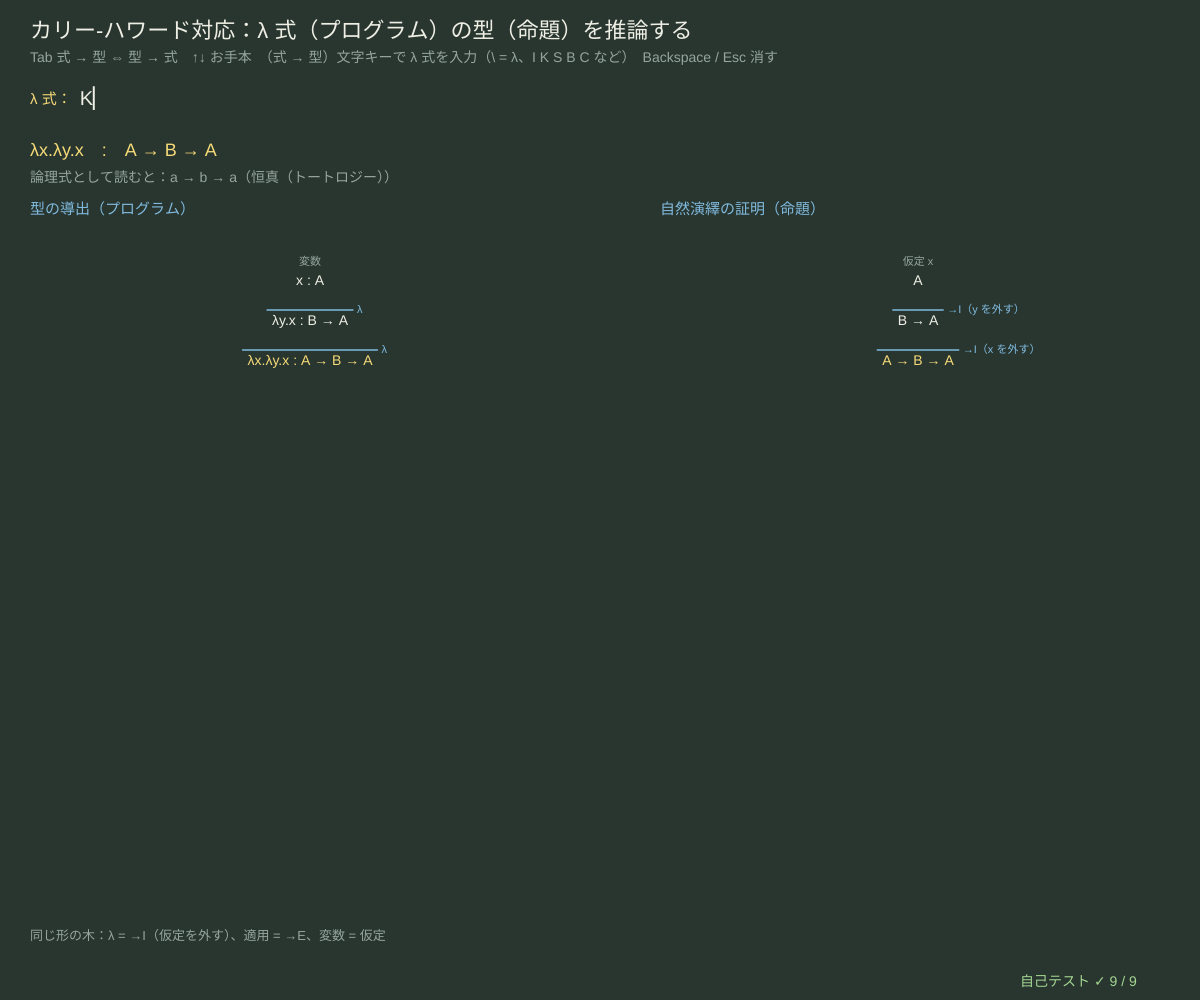
Frame 1 (no input)
Frame 60 (no input): identical to frame 1, image omitted
Frame 120 (the mouse pressed at the canvas centre since frame 60): identical to frame 1, image omitted

The p5.js sketch that drew this single still picture (run headless with seeded random() and noise() and a simulated clock; from frame 60 on, the mouse is pressed at the canvas centre):

// p5.js sketch
// ── sketch.js
// ============================================
// 09 カリー-ハワード対応 ─ 「型 = 命題」「プログラム（λ 式）= 証明」。λ 式の型を推論すると、その導出の木は自然演繹の証明と同じ形
// λx.M（関数を作る）= →導入（仮定 x を外す）、M N（関数を使う）= →除去、変数 = 仮定。λx.λy.x : A → B → A は p → (q → p) の証明。
// ただし対応するのは直観主義論理：パースの法則 ((A→B)→A)→A や ¬¬A → A は古典論理では恒真なのに、その型を持つ λ 式はない
// （型 → 式の探索が有限の場合を全部調べて「ない」と確かめる。古典論理には継続（call/cc）のような道具が要る）。¬A は A → ⊥ と書く
// Tab 式 → 型 ⇔ 型 → 式 / ↑↓ お手本 / 式 → 型 では文字キーで λ 式を入力（08 と同じ：\ = λ、大文字 = I K S B C など）/ Backspace / Esc
// ============================================

const TERM_PRESETS = ['K', 'I', 'S', 'B', 'C', '\\x.\\f.f x', '2', '\\f.\\g.\\x.g (f x)', '\\x.x x', 'Y'];   // ★ 式 → 型 のお手本
const TYPE_PRESETS = [                  // ★ 型 → 式 のお手本（大文字 1 字 = 型の変数、⊥ = 偽）
  'A → B → A', '(A → B → C) → (A → B) → A → C', '(A → B) → (B → C) → A → C', 'A → (A → ⊥) → ⊥', '(A → B) → (B → ⊥) → A → ⊥',
  '((A → B) → A) → A', '((A → ⊥) → ⊥) → A', 'A → B',
];
const SEARCH_MAX = 20000;               // ★ 探索の上限（呼び出しの回数）
let allTypes = [], chMode = 'term', src = '', tIdx = 0, yIdx = 0, err = '', cur = null, found = null;

function setup() {
  createCanvas(windowWidth, windowHeight);
  selfTest();
  loadTerm(0); loadType(0);
  allTypes = TYPE_PRESETS.map((t) => { let g = tyParse(t); return { s: t, m: searchTerm(g).m, taut: classifyFml(tyToFml(g)).kind === 'taut' }; });
}
function windowResized() { resizeCanvas(windowWidth, windowHeight); }
// ---- 型：{ t: 'tv', n } 型の変数 / { t: 'fn', a, b } a → b / { t: 'bot' } ⊥
function tyStr(ty, s) {
  ty = s ? tyWalk(ty, s) : ty;
  if (ty.t === 'tv') return ty.n;
  if (ty.t === 'bot') return '⊥';
  let a = s ? tyWalk(ty.a, s) : ty.a;
  return (a.t === 'fn' ? '(' + tyStr(a, s) + ')' : tyStr(a, s)) + ' → ' + tyStr(ty.b, s);
}
function tyParse(str) {                 // 'A → (B → C)' → 型（→ は右から）
  let toks = str.replace(/->/g, '→').match(/[A-Z]|⊥|→|\(|\)/g) || [], i = 0;
  const atom = () => { let t = toks[i++]; if (t === '(') { let r = arrow(); i++; return r; } return t === '⊥' ? { t: 'bot' } : { t: 'tv', n: t }; };
  const arrow = () => { let a = atom(); if (toks[i] === '→') { i++; return { t: 'fn', a, b: arrow() }; } return a; };
  return arrow();
}
function tyWalk(ty, s) { while (ty.t === 'tv' && s[ty.n]) ty = s[ty.n]; return ty; }
function tyOccurs(n, ty, s) { ty = tyWalk(ty, s); return ty.t === 'tv' ? ty.n === n : ty.t === 'fn' && (tyOccurs(n, ty.a, s) || tyOccurs(n, ty.b, s)); }
function tyUnify(a, b, s) {             // 型の単一化（出現検査つき）。失敗なら false
  a = tyWalk(a, s); b = tyWalk(b, s);
  if (a.t === 'tv' && b.t === 'tv' && a.n === b.n) return true;
  if (a.t === 'tv') { if (tyOccurs(a.n, b, s)) return false; s[a.n] = b; return true; }
  if (b.t === 'tv') return tyUnify(b, a, s);
  if (a.t !== b.t) return false;
  return a.t === 'bot' || (tyUnify(a.a, b.a, s) && tyUnify(a.b, b.b, s));
}
function tyResolve(ty, s) { ty = tyWalk(ty, s); return ty.t === 'fn' ? { t: 'fn', a: tyResolve(ty.a, s), b: tyResolve(ty.b, s) } : ty; }
function tyRename(ty) {                 // 型の変数を出てくる順に A, B, C, … に
  let m = {}, k = 0;
  const go = (u) => (u.t === 'tv' ? { t: 'tv', n: m[u.n] || (m[u.n] = 'ABCDEFGHIJ'[k++] || 'Z' + k) } : u.t === 'fn' ? { t: 'fn', a: go(u.a), b: go(u.b) } : u);
  return go(ty);
}
// ★ 型の推論（ヒンドリー-ミルナーの let なし版）：導出の木を作りながら、型の方程式を単一化で解く
function inferType(m) {
  let s = {}, fresh = 0, fail = '';
  const go = (m, ctx) => {
    if (fail) return null;
    if (m.t === 'v') {
      let h = ctx.slice().reverse().find((c) => c[0] === m.n);
      if (!h) { fail = '自由変数 ' + m.n + ' の型がわからない（仮定がない）'; return null; }
      return { rule: 'var', m, ty: h[1], kids: [] };
    }
    if (m.t === 'l') { let a = { t: 'tv', n: 't' + fresh++ }, body = go(m.b, ctx.concat([[m.v, a]])); return body && { rule: 'abs', m, ty: { t: 'fn', a, b: body.ty }, kids: [body], v: m.v, hyp: a }; }
    let f = go(m.f, ctx), x = go(m.x, ctx); if (!f || !x) return null;
    let r = { t: 'tv', n: 't' + fresh++ };
    if (!tyUnify(f.ty, { t: 'fn', a: x.ty, b: r }, s)) { fail = '型が合わない：' + lamStr(m.f) + ' を ' + lamStr(m.x) + ' に使えない（無限の型 または 形のちがい）'; return null; }
    return { rule: 'app', m, ty: r, kids: [f, x] };
  };
  let d = go(m, []);
  if (!d) return { error: fail };
  return { tree: d, ty: tyRename(tyResolve(d.ty, s)), s };
}
// ★ 型 → 式：直観主義の証明探索（目標が A → B なら仮定 A を足して B を、A がただの変数なら仮定から A を作る）
function searchTerm(goal) {
  let calls = 0, names = 0, hit = false;
  const target = (ty) => { let args = []; while (ty.t === 'fn') { args.push(ty.a); ty = ty.b; } return { args, head: ty }; };
  const go = (ctx, g, path) => {
    if (++calls > SEARCH_MAX) { hit = true; return null; }
    if (g.t === 'fn') { let x = 'xyzuvwpqrs'[names % 10] + (names >= 10 ? Math.floor(names / 10) : ''); names++; let b = go(ctx.concat([[x, g.a]]), g.b, path); return b && lamL(x, b); }
    let key = [...new Set(ctx.map((c) => tyStr(c[1])))].sort().join(';') + '⊢' + tyStr(g);
    if (path.has(key)) return null;     // 同じ問いに戻ってきた（ループ）
    path = new Set(path); path.add(key);
    for (let k = ctx.length - 1; k >= 0; k--) {
      let { args, head } = target(ctx[k][1]);
      if (tyStr(head) !== tyStr(g)) continue;
      let term = lamV(ctx[k][0]), ok = true;
      for (let a of args) { let sub = go(ctx, a, path); if (!sub) { ok = false; break; } term = lamA(term, sub); }
      if (ok) return term;
    }
    return null;
  };
  let m = go([], goal, new Set());
  return { m, calls, hitBound: hit };
}
function tyToFml(ty) { return ty.t === 'tv' ? fVar(ty.n.toLowerCase()) : ty.t === 'bot' ? F_BOT : fBin('imp', tyToFml(ty.a), tyToFml(ty.b)); }
function tyMatches(general, goal) {     // general の型の変数に何かを入れると goal になるか
  let b = {};
  const go = (g, t) => { if (g.t === 'tv') { if (b[g.n]) return tyStr(b[g.n]) === tyStr(t); b[g.n] = t; return true; } if (g.t !== t.t) return false; return g.t === 'bot' || (go(g.a, t.a) && go(g.b, t.b)); };
  return go(general, goal);
}
function loadTerm(i) { tIdx = (i + TERM_PRESETS.length) % TERM_PRESETS.length; src = TERM_PRESETS[tIdx]; rebuild(); }
function loadType(i) { yIdx = (i + TYPE_PRESETS.length) % TYPE_PRESETS.length; let g = tyParse(TYPE_PRESETS[yIdx]); found = Object.assign(searchTerm(g), { goal: g, taut: classifyFml(tyToFml(g)).kind === 'taut' }); }
function rebuild() {
  let r = lamParse(src);
  if (r.error) { err = r.error + '（' + (r.at + 1) + ' 文字目あたり）'; return; }
  err = ''; cur = Object.assign(inferType(r.m), { m: r.m });
}

// ---- 証明の木（下が結論、上が前提）を描く
const TREE_GAP = 64;                    // 並んだ前提のあいだ（規則の名前が入る）
function treeWidth(d, lab) { textSize(14); d.w = Math.max(textWidth(lab(d)) + 20, d.kids.reduce((s, k) => s + treeWidth(k, lab) + TREE_GAP, -TREE_GAP)); return d.w; }
function drawProofTree(d, x, y, lab, side, s) {   // x = 左はし、y = 結論の線の下
  let cs = lab(d), kw = d.kids.reduce((t, k) => t + k.w + TREE_GAP, -TREE_GAP), kx = x + (d.w - Math.max(0, kw)) / 2;
  noStroke(); fill(...(d === cur?.tree ? YEL : INK)); textSize(14); textAlign(CENTER, TOP); text(cs, x + d.w / 2, y + 4);
  if (d.rule === 'var') { fill(...DIMC); textSize(11); text(side === 'logic' ? '仮定 ' + d.m.n : '変数', x + d.w / 2, y - 14); return; }
  let lw = Math.max(textWidth(cs), kw - (d.kids.length ? d.kids[0].w / 2 + d.kids[d.kids.length - 1].w / 2 : 0) + 40) + 10;
  stroke(...SKY); strokeWeight(1.3); line(x + d.w / 2 - lw / 2, y, x + d.w / 2 + lw / 2, y);
  noStroke(); fill(...SKY); textSize(11); textAlign(LEFT, CENTER);
  text(d.rule === 'abs' ? (side === 'logic' ? '→I（' + d.v + ' を外す）' : 'λ') : side === 'logic' ? '→E' : '適用', x + d.w / 2 + lw / 2 + 4, y);
  d.kids.forEach((k) => { drawProofTree(k, kx, y - 40, lab, side, s); kx += k.w + TREE_GAP; });
}
function treeDepth(d) { return 1 + Math.max(0, ...d.kids.map(treeDepth)); }

function draw() {
  background(...BG);
  hudTitle('カリー-ハワード対応：' + (chMode === 'term' ? 'λ 式（プログラム）の型（命題）を推論する' : '型（命題）から λ 式（証明）を探す'), 'Tab 式 → 型 ⇔ 型 → 式　↑↓ お手本　（式 → 型）文字キーで λ 式を入力（\\ = λ、I K S B C など）　Backspace / Esc 消す');
  if (chMode === 'term') {
    drawInputLine(30, 104, 'λ 式：', src, err);
    if (!cur) return;
    noStroke(); textAlign(LEFT, BASELINE); textSize(18);
    if (cur.error) { fill(...PINK); text('型がつかない：' + cur.error, 30, 156); fill(...DIMC); textSize(14); text('型のつかない式 = 証明にならない式。λx.x x は「x : A かつ x : A → B」となり A = A → B（無限の型）が必要', 30, 184); }
    else {
      let s = cur.s, nm = {}, k = 0;
      const ren = (ty) => { let u = tyResolve(ty, s); const go = (v) => (v.t === 'tv' ? { t: 'tv', n: nm[v.n] || (nm[v.n] = 'ABCDEFGHIJ'[k++] || 'Z') } : v.t === 'fn' ? { t: 'fn', a: go(v.a), b: go(v.b) } : v); return go(u); };
      ren(cur.tree.ty);
      fill(...YEL); text(lamStr(cur.m) + '　:　' + tyStr(cur.ty), 30, 156);
      fill(...DIMC); textSize(14); text('論理式として読むと：' + fmlStr(tyToFml(cur.ty)) + '（' + KIND_JA[classifyFml(tyToFml(cur.ty)).kind] + '）', 30, 182);
      let dep = treeDepth(cur.tree), baseY = Math.min(height - 120, 230 + dep * 40);
      const labT = (d) => { let t = lamStr(d.m); return (t.length > 26 ? t.slice(0, 25) + '…' : t) + ' : ' + tyStr(ren(d.ty)); };
      const labL = (d) => tyStr(ren(d.ty));
      let wT = treeWidth(cur.tree, labT); drawProofTree(cur.tree, 30 + Math.max(0, (width * 0.5 - 40 - wT) / 2), baseY, labT, 'type', s);
      let wL = treeWidth(cur.tree, labL); drawProofTree(cur.tree, width * 0.55 + Math.max(0, (width * 0.43 - wL) / 2), baseY, labL, 'logic', s);
      noStroke(); fill(...SKY); textSize(15); textAlign(LEFT, BASELINE);
      text('型の導出（プログラム）', 30, 214); text('自然演繹の証明（命題）', width * 0.55, 214);
      fill(...DIMC); textSize(13); text('同じ形の木：λ = →I（仮定を外す）、適用 = →E、変数 = 仮定', 30, height - 60);
    }
  } else {
    let g = found.goal;
    noStroke(); textAlign(LEFT, BASELINE); fill(...YEL); textSize(20); text('型（命題）：' + tyStr(g) + '　（' + (yIdx + 1) + ' / ' + TYPE_PRESETS.length + '）', 30, 110);
    fill(...DIMC); textSize(15); text('論理式として：' + fmlStr(tyToFml(g)) + '　　古典論理（真理値表）では ' + (found.taut ? '恒真' : '恒真ではない'), 30, 140);
    textSize(20);
    if (found.m) { let it = inferType(found.m); fill(...GRN); text('見つけた λ 式（証明）：' + lamStr(found.m), 30, 190); fill(...DIMC); textSize(15); text('その式の型を推論すると ' + (it.ty ? tyStr(it.ty) : '?') + '（目標はその特別な場合）', 30, 220); }
    else if (found.hitBound) { fill(...YEL); text('探索の上限 ' + SEARCH_MAX + ' 回に当たった：わからない', 30, 190); }
    else { fill(...PINK); text('この型を持つ λ 式はない（' + found.calls + ' 回の探索で、可能性を全部調べた）', 30, 190); fill(...DIMC); textSize(15); text(found.taut ? '古典論理では恒真なのに、直観主義論理（= 型のある λ 計算）では証明できない。古典論理には継続（call/cc）などの道具が要る' : '古典論理でも恒真ではないので、証明がないのは当然', 30, 220); }
    fill(...DIMC); textSize(13); textAlign(LEFT, TOP); textLeading(19);
    allTypes.forEach((o, k) => { fill(...(k === yIdx ? YEL : INK)); textSize(14); text(o.s, 60, 360 + k * 26); fill(...(o.m ? GRN : PINK)); text(o.m ? 'λ 式あり：' + lamStr(o.m) : 'λ 式なし', 420, 360 + k * 26); fill(...DIMC); text(o.taut ? '古典では恒真' : '古典でも恒真ではない', 800, 360 + k * 26); });
    fill(...DIMC); textSize(13);
    text('探し方：目標が A → B なら「x : A を仮定して B を探す」（λx. …）。目標が型の変数なら、仮定の中から「… → 目標」の形の関数を選んで、引数を探す。\n同じ仮定の集まりで同じ目標に戻ってきたらやめる（ループ）。仮定は目標の部分式だけなので、調べることは有限で、必ず終わる。', 30, 260, width - 60, 80);
  }
  drawSelfTest(width - 180, height - 14);
}
function keyPressed() {
  if (key === 'Tab') { chMode = chMode === 'term' ? 'type' : 'term'; return false; }
  if (key === UP_ARROW) { if (chMode === 'term') loadTerm(tIdx - 1); else loadType(yIdx - 1); return false; }
  if (key === DOWN_ARROW) { if (chMode === 'term') loadTerm(tIdx + 1); else loadType(yIdx + 1); return false; }
  if (chMode !== 'term') return false;
  if (key === 'Backspace') src = src.slice(0, -1);
  else if (key === 'Escape' || key === 'Delete') src = '';
  else src = typeInto(src, key, LAM_KEYS, 120);
  rebuild();
  return false;
}

// ---- 自己テスト
function selfTest() {
  selfTestResults = [];
  const ty = (s) => { let o = inferType(lamParse(s).m); return o.error ? 'ERR' : tyStr(o.ty); };
  check('I : A → A、K : A → B → A', ty('I') === 'A → A' && ty('K') === 'A → B → A');
  check('S : (A → B → C) → (A → B) → A → C', ty('S') === '(A → B → C) → (A → B) → A → C');
  check('合成 B : (A → B) → (C → A) → C → B、C : (A → B → C) → B → A → C', ty('B') === '(A → B) → (C → A) → C → B' && ty('C') === '(A → B → C) → B → A → C');
  check('チャーチ数 2 : (A → A) → A → A', ty('2') === '(A → A) → A → A');
  check('λx.x x、Y、Ω には型がつかない（出現検査で失敗）', ty('\\x.x x') === 'ERR' && ty('Y') === 'ERR' && ty('OMEGA') === 'ERR');
  let okTree = true;
  for (let s of ['I', 'K', 'S', 'B', 'C', '\\x.\\f.f x', '2', 'SUCC']) {
    let o = inferType(lamParse(s).m);
    const chk = (d) => { let t = tyResolve(d.ty, o.s); if (d.rule === 'abs' && !(t.t === 'fn' && tyStr(tyResolve(d.kids[0].ty, o.s)) === tyStr(t.b))) okTree = false;
      if (d.rule === 'app') { let f = tyResolve(d.kids[0].ty, o.s); if (!(f.t === 'fn' && tyStr(f.a) === tyStr(tyResolve(d.kids[1].ty, o.s)) && tyStr(f.b) === tyStr(t))) okTree = false; } d.kids.forEach(chk); };
    chk(o.tree);
  }
  check('導出の木の全部の段が規則（λ = →I、適用 = →E）の形になっている（8 つの式）', okTree);
  let okFind = ['A → B → A', '(A → B → C) → (A → B) → A → C', '(A → B) → (B → C) → A → C', 'A → (A → ⊥) → ⊥'].every((s) => {
    let g = tyParse(s), r = searchTerm(g); if (!r.m) return false; let it = inferType(r.m); return it.ty && tyMatches(it.ty, g); });
  check('K・S の型、三段論法、A → ¬¬A には λ 式が見つかり、その式の型は目標に合う', okFind);
  let pe = searchTerm(tyParse('((A → B) → A) → A')), dn = searchTerm(tyParse('((A → ⊥) → ⊥) → A'));
  check('パースの法則と ¬¬A → A：全部調べても λ 式はない（上限には当たらない）が、真理値表では恒真', !pe.m && !pe.hitBound && !dn.m && !dn.hitBound && classifyFml(tyToFml(tyParse('((A → B) → A) → A'))).kind === 'taut' && classifyFml(tyToFml(tyParse('((A → ⊥) → ⊥) → A'))).kind === 'taut');
  seedRng(14); let nFound = 0, sound = true;
  const rt = (d) => (d <= 0 || rnd() < 0.3 ? (rnd() < 0.15 ? { t: 'bot' } : { t: 'tv', n: rndPick(['A', 'B', 'C']) }) : { t: 'fn', a: rt(d - 1), b: rt(d - 1) });
  for (let k = 0; k < 150; k++) {
    let g = rt(3), r = searchTerm(g);
    if (r.hitBound) { sound = false; continue; }
    if (r.m) { nFound++; let it = inferType(r.m); if (!it.ty || !tyMatches(it.ty, g) || classifyFml(tyToFml(g)).kind !== 'taut') sound = false; }
  }
  check('でたらめな型 150 個：見つけた λ 式（' + nFound + ' 個）は型が合い、その命題は古典論理でも恒真（健全）', sound && nFound > 10);
  reportSelfTest();
}

// ---------- やってみよう ----------
// 1. K = λx.λy.x の 2 つの木を見くらべよう。「y を使わない」= 仮定 B を使わずに外す（→I）
// 2. λf.λg.λx.g (f x) の型は？ 論理式として読むと「三段論法」(p→q)→(q→r)→(p→r)
// 3. 型 → 式（Tab）で A → B を選ぶと「ない」。古典論理でも恒真ではないので当然。パースの法則とのちがいは？
// 4. ¬¬A → A は証明できないが、A → ¬¬A はできる（λx.λf.f x）。02 の自然演繹の課題 2 で背理法が要った理由
// 5. TYPE_PRESETS に足そう：(A → A → B) → A → B、((A → B) → C) → (A → C) など。λ 式は見つかる？

// ==================================================
// ここから下は「論理の道具」（中身は読まなくても OK。消さないでね）
// ==================================================
// ---- 色と小さな道具（黒板とチョーク）
const BG = [40, 54, 47];                // 背景（黒板の灰緑）
const INK = [238, 238, 228];            // 文字（白いチョーク）
const YEL = [246, 218, 120], SKY = [128, 186, 222], PINK = [238, 146, 150], GRN = [164, 214, 146], LILAC = [196, 170, 230];
const DIMC = [150, 166, 156], PANEL = [50, 66, 58], LINEC = [92, 112, 102];
function clampv(v, a, b) { return v < a ? a : v > b ? b : v !== v ? a : v; }     // NaN なら a に戻す
function fmtN(v, d) { if (typeof v !== 'number' || v !== v) return '?'; return v.toFixed(d === undefined ? 2 : d); }
function hudTitle(t, sub) {              // 左上のタイトルと操作の説明（日本語は 1 文字ずつ折り返す）
  textWrap(CHAR); noStroke(); fill(...INK); textSize(22); textAlign(LEFT, BASELINE); text(t, 30, 38);
  fill(...DIMC); textSize(14); textLeading(19); text(sub, 30, 62);
}
function typeInto(s, ch, allowed, maxLen) {   // 文字の入力：allowed に入っている 1 文字だけ足す（長さの上限つき）
  if (typeof ch !== 'string' || ch.length !== 1 || allowed.indexOf(ch) < 0) return s;
  return s.length < (maxLen || 40) ? s + ch : s;
}
function chalkPanel(x, y, w, h) { noStroke(); fill(...PANEL); rect(x, y, w, h, 8); }
function drawInputLine(x, y, label, s, err, active) {   // 入力欄：文字列と、まちがいの説明
  noStroke(); fill(...(active === false ? DIMC : YEL)); textSize(15); textAlign(LEFT, BASELINE); text(label, x, y);
  let lx = x + textWidth(label) + 8;
  fill(...INK); textSize(20); text(s + (active !== false && frameCount % 60 < 30 ? '▏' : ''), lx, y + 1);
  if (err) { fill(...PINK); textSize(14); text('✗ ' + err, lx, y + 22); }
}
// ---- 種つきの乱数（同じ種なら毎回同じ列 → 実験をくり返せる）
let rngState = 1;
function seedRng(s) { rngState = (s >>> 0) || 1; }
function rnd() {                       // 0〜1 の一様乱数（mulberry32）
  rngState = (rngState + 0x6d2b79f5) >>> 0;
  let t = rngState;
  t = Math.imul(t ^ (t >>> 15), t | 1);
  t ^= t + Math.imul(t ^ (t >>> 7), t | 61);
  return ((t ^ (t >>> 14)) >>> 0) / 4294967296;
}
function rndInt(a, b) { return a + Math.floor(rnd() * (b - a + 1)); }
function rndPick(arr) { return arr[Math.floor(rnd() * arr.length)]; }
// ---- 論理式の道具：字句 → 構文木（再帰下降）→ 文字列・真理値
// 構文木 = { op: 'var', name } / { op: 'top' } ⊤ / { op: 'bot' } ⊥ / { op: 'not', a } / { op: 'and' | 'or' | 'imp' | 'iff', a, b }
//          （様相論理だけ { op: 'box', a } □ と { op: 'dia', a } ◇）
// 強さの順：¬ □ ◇ ＞ ∧ ＞ ∨ ＞ →（右から結合：p→q→r = p→(q→r)）＞ ↔
// ASCII でも書ける：~ ! = ¬、& ^ = ∧、| = ∨、-> > = →、<-> = = ↔、1 = ⊤、0 = ⊥、[] = □、<> = ◇
const FML_KEYS = 'abcdefghijklmnopqrstuvwxyz0123456789~!&|^-<>=()[] ';   // 入力できる文字
const FML_MAX_VARS = 6;                // ★ 変数の数の上限（真理値表は 2⁶ = 64 行まで）
const OP_SYM = { not: '¬', and: '∧', or: '∨', imp: '→', iff: '↔', box: '□', dia: '◇' };
function fVar(n) { return { op: 'var', name: n }; }
function fNot(a) { return { op: 'not', a }; }
function fBin(op, a, b) { return { op, a, b }; }
const F_TOP = { op: 'top' }, F_BOT = { op: 'bot' };
function lexFormula(src, modal) {      // 返り値 {toks} または {error, at}
  let toks = [], i = 0;
  const one = { '¬': 'not', '~': 'not', '!': 'not', '∧': 'and', '&': 'and', '^': 'and', '∨': 'or', '|': 'or', '→': 'imp', '>': 'imp', '↔': 'iff', '=': 'iff',
    '(': '(', ')': ')', '⊤': 'top', '1': 'top', '⊥': 'bot', '0': 'bot', '□': 'box', '◇': 'dia' };
  while (i < src.length) {
    let c = src[i];
    if (c === ' ') { i++; continue; }
    if (src.startsWith('<->', i)) { toks.push({ k: 'iff', at: i }); i += 3; continue; }
    if (src.startsWith('->', i)) { toks.push({ k: 'imp', at: i }); i += 2; continue; }
    if (src.startsWith('[]', i) || src.startsWith('<>', i)) {
      if (!modal) return { error: '[] <>（□ ◇）は様相論理（12）だけで使える', at: i };
      toks.push({ k: src[i] === '[' ? 'box' : 'dia', at: i }); i += 2; continue;
    }
    if (c >= 'a' && c <= 'z') {
      let j = i + 1; while (j < src.length && ((src[j] >= '0' && src[j] <= '9') || src[j] === "'")) j++;
      toks.push({ k: 'var', name: src.slice(i, j), at: i }); i = j; continue;
    }
    if (one[c]) {
      if ((one[c] === 'box' || one[c] === 'dia') && !modal) return { error: '□ ◇ は様相論理（12）だけで使える', at: i };
      toks.push({ k: one[c], at: i }); i++; continue;
    }
    if (c === '-' || c === '<' || c === '[' || c === ']') return { error: '「' + c + '」だけでは記号にならない（-> <-> [] <> と書く）', at: i };
    return { error: '使えない文字「' + c + '」', at: i };
  }
  return { toks };
}
function parseFormula(src, modal) {     // 返り値 {f} または {error, at}（例外は投げない）
  if (typeof src !== 'string') return { error: '文字列ではない', at: 0 };
  if (src.length > 160) return { error: '長すぎる（160 文字まで）', at: 160 };
  let lx = lexFormula(src, modal);
  if (lx.error) return lx;
  let toks = lx.toks, pos = 0, depth = 0;
  if (!toks.length) return { error: '式が空', at: 0 };
  const peek = () => toks[pos], at = () => (toks[pos] ? toks[pos].at : src.length);
  const fail = (m) => { throw { msg: m, at: at() }; };
  const bin = (sub, op, right) => {    // 2 項演算の 1 段：左結合（right なら右結合）
    let a = sub();
    if (right) { if (peek() && peek().k === op) { pos++; return fBin(op, a, bin(sub, op, true)); } return a; }
    while (peek() && peek().k === op) { pos++; a = fBin(op, a, sub()); }
    return a;
  };
  const pIff = () => bin(pImp, 'iff', false);
  const pImp = () => bin(pOr, 'imp', true);
  const pOr = () => bin(pAnd, 'or', false);
  const pAnd = () => bin(pUn, 'and', false);
  const pUn = () => {
    if (++depth > 80) fail('入れ子が深すぎる');
    let t = peek(), r;
    if (!t) fail('式が途中で終わっている');
    if (t.k === 'not' || t.k === 'box' || t.k === 'dia') { pos++; r = { op: t.k, a: pUn() }; }
    else if (t.k === 'var') { pos++; r = fVar(t.name); }
    else if (t.k === 'top') { pos++; r = F_TOP; }
    else if (t.k === 'bot') { pos++; r = F_BOT; }
    else if (t.k === '(') { pos++; r = pIff(); if (!peek() || peek().k !== ')') fail('「)」が足りない'); pos++; }
    else if (t.k === ')') fail('「)」の前に式がない');
    else fail('「' + OP_SYM[t.k] + '」の前に式がない');
    depth--; return r;
  };
  try {
    let f = pIff();
    if (pos < toks.length) {
      let t = toks[pos];
      return { error: t.k === ')' ? '余分な「)」' : t.k === 'var' || t.k === '(' || t.k === 'top' || t.k === 'bot' || t.k === 'not' ? 'ここに演算子（∧ ∨ → など）が要る' : '「' + (OP_SYM[t.k] || t.k) + '」がおかしな所にある', at: t.at };
    }
    let nv = fmlVars(f).length;
    if (nv > FML_MAX_VARS) return { error: '変数が ' + nv + ' 個（' + FML_MAX_VARS + ' 個まで）', at: 0 };
    return { f };
  } catch (e) { return { error: e && e.msg ? e.msg : '読めない式', at: e && e.at !== undefined ? e.at : 0 }; }
}
const FML_PREC = { iff: 1, imp: 2, or: 3, and: 4 };
function fmlStr(f) {                    // 構文木 → 文字列（かっこは必要な所と、ちがう演算子が混ざる所に）
  if (!f) return '?';
  switch (f.op) {
    case 'var': return f.name;
    case 'top': return '⊤';
    case 'bot': return '⊥';
    case 'not': case 'box': case 'dia': return OP_SYM[f.op] + (FML_PREC[f.a.op] ? '(' + fmlStr(f.a) + ')' : fmlStr(f.a));
  }
  let side = (c, isLeft) => {
    if (!FML_PREC[c.op]) return fmlStr(c);
    let assocOk = c.op === f.op && (f.op === 'imp' ? !isLeft : isLeft);
    return assocOk ? fmlStr(c) : '(' + fmlStr(c) + ')';
  };
  return side(f.a, true) + ' ' + OP_SYM[f.op] + ' ' + side(f.b, false);
}
function fmlVars(f, out) {              // 出てくる変数（名前の順）
  let top = !out; out = out || new Set();
  if (f.op === 'var') out.add(f.name);
  if (f.a) fmlVars(f.a, out);
  if (f.b) fmlVars(f.b, out);
  return top ? [...out].sort() : out;
}
function evalFml(f, env) {              // 真理値（env = { p: true, q: false, ... }）
  switch (f.op) {
    case 'var': return !!env[f.name];
    case 'top': return true;
    case 'bot': return false;
    case 'not': return !evalFml(f.a, env);
    case 'and': return evalFml(f.a, env) && evalFml(f.b, env);
    case 'or': return evalFml(f.a, env) || evalFml(f.b, env);
    case 'imp': return !evalFml(f.a, env) || evalFml(f.b, env);
    case 'iff': return evalFml(f.a, env) === evalFml(f.b, env);
  }
  return false;                         // □ ◇ は真理値表では評価しない（12 を見よ）
}
function envOf(vars, k) { let e = {}; vars.forEach((v, i) => (e[v] = !!((k >> (vars.length - 1 - i)) & 1))); return e; }   // k 番目の割り当て（上の桁が最初の変数）
function truthRows(f, vars) { vars = vars || fmlVars(f); let rows = []; for (let k = 0; k < 1 << vars.length; k++) { let env = envOf(vars, k); rows.push({ env, v: evalFml(f, env) }); } return rows; }
function classifyFml(f) {               // 'taut' 恒真 / 'sat' 充足可能（恒真ではない）/ 'contra' 矛盾
  let rows = truthRows(f), n = rows.filter((r) => r.v).length;
  return { kind: n === rows.length ? 'taut' : n === 0 ? 'contra' : 'sat', nTrue: n, nRows: rows.length };
}
const KIND_JA = { taut: '恒真（トートロジー）', sat: '充足可能（恒真ではない）', contra: '矛盾（充足不能）' };
function fmlEq(a, b) { if (!a || !b || a.op !== b.op) return false; if (a.op === 'var') return a.name === b.name; if (a.a && !fmlEq(a.a, b.a)) return false; if (a.b && !fmlEq(a.b, b.b)) return false; return true; }
function fmlSize(f) { return 1 + (f.a ? fmlSize(f.a) : 0) + (f.b ? fmlSize(f.b) : 0); }
function sameTable(f, g) {              // 全部の割り当てで同じ値か（同値）
  let vars = [...new Set(fmlVars(f).concat(fmlVars(g)))].sort();
  for (let k = 0; k < 1 << vars.length; k++) { let e = envOf(vars, k); if (evalFml(f, e) !== evalFml(g, e)) return false; }
  return true;
}
function randomFml(d, vars, consts) {   // でたらめな式（自己テスト用、種つき乱数）
  let r = rnd();
  if (d <= 0 || r < 0.22) return consts && rnd() < 0.12 ? (rnd() < 0.5 ? F_TOP : F_BOT) : fVar(rndPick(vars));
  if (r < 0.38) return fNot(randomFml(d - 1, vars, consts));
  return fBin(rndPick(['and', 'or', 'imp', 'iff', 'and', 'or']), randomFml(d - 1, vars, consts), randomFml(d - 1, vars, consts));
}
function fmlTreeKids(f) { return f.a ? (f.b ? [f.a, f.b] : [f.a]) : []; }
function fmlTreeLabel(f) { return f.op === 'var' ? f.name : f.op === 'top' ? '⊤' : f.op === 'bot' ? '⊥' : OP_SYM[f.op]; }
// ---- ラムダ計算の道具：λ 式 = { t: 'v', n } 変数 / { t: 'l', v, b } λv.b / { t: 'a', f, x } 適用 f x
// 書き方：\x.x や λx.x（λx y.M = λx.λy.M）、適用は並べるだけ（左から：f x y = (f x) y）、
// 数字 n = チャーチ数 λf.λx.f(…(f x))、大文字の名前 = 下の LAM_DEFS
const LAM_KEYS = 'abcdefghijklmnopqrstuvwxyzABCDEFGHIJKLMNOPQRSTUVWXYZ0123456789\\.() \'';
const LAM_MAX_NUM = 12, LAM_MAX_SIZE = 2500;   // ★ チャーチ数の上限、式の大きさ（記号の数）の上限
const LAM_DEFS = {                      // ★ 名前つきの式（大文字）。自分で足してもよい
  I: '\\x.x', K: '\\x y.x', S: '\\x y z.x z (y z)', B: '\\f g x.f (g x)', C: '\\f x y.f y x',
  TRUE: '\\t f.t', FALSE: '\\t f.f', IF: '\\b t e.b t e', NOT: '\\b.b FALSE TRUE', AND: '\\a b.a b FALSE', OR: '\\a b.a TRUE b',
  SUCC: '\\n f x.f (n f x)', PLUS: '\\m n f x.m f (n f x)', TIMES: '\\m n f.m (n f)', POW: '\\b e.e b',
  PRED: '\\n f x.n (\\g h.h (g f)) (\\u.x) (\\u.u)', ISZERO: '\\n.n (\\x.FALSE) TRUE',
  OMEGA: '(\\x.x x) (\\x.x x)', Y: '\\f.(\\x.f (x x)) (\\x.f (x x))',
};
function lamV(n) { return { t: 'v', n }; }
function lamL(v, b) { return { t: 'l', v, b }; }
function lamA(f, x) { return { t: 'a', f, x }; }
function churchNum(n) { let b = lamV('x'); for (let i = 0; i < n; i++) b = lamA(lamV('f'), b); return lamL('f', lamL('x', b)); }
function lamSize(m) { return m.t === 'v' ? 1 : m.t === 'l' ? 1 + lamSize(m.b) : 1 + lamSize(m.f) + lamSize(m.x); }
function lamParse(src, guard) {         // 返り値 {m} または {error, at}（例外は投げない）
  if (typeof src !== 'string') return { error: '文字列ではない', at: 0 };
  if (src.length > 200) return { error: '長すぎる（200 文字まで）', at: 200 };
  let toks = [], i = 0;
  while (i < src.length) {
    let c = src[i];
    if (c === ' ') { i++; continue; }
    if (c === '\\' || c === 'λ') { toks.push({ k: 'lam', at: i }); i++; continue; }
    if (c === '.' || c === '(' || c === ')') { toks.push({ k: c, at: i }); i++; continue; }
    if (c >= 'a' && c <= 'z') { let j = i + 1; while (j < src.length && ((src[j] >= '0' && src[j] <= '9') || src[j] === "'")) j++; toks.push({ k: 'var', n: src.slice(i, j), at: i }); i = j; continue; }
    if (c >= 'A' && c <= 'Z') { let j = i + 1; while (j < src.length && src[j] >= 'A' && src[j] <= 'Z') j++; toks.push({ k: 'def', n: src.slice(i, j), at: i }); i = j; continue; }
    if (c >= '0' && c <= '9') { let j = i + 1; while (j < src.length && src[j] >= '0' && src[j] <= '9') j++; toks.push({ k: 'num', n: src.slice(i, j), at: i }); i = j; continue; }
    return { error: '使えない文字「' + c + '」', at: i };
  }
  if (!toks.length) return { error: '式が空', at: 0 };
  let pos = 0, depth = 0;
  const peek = () => toks[pos], fail = (m) => { throw { msg: m, at: toks[pos] ? toks[pos].at : src.length }; };
  const pTerm = () => {
    if (++depth > 80) fail('入れ子が深すぎる');
    let r;
    if (peek() && peek().k === 'lam') {
      pos++; let vs = [];
      while (peek() && peek().k === 'var') { vs.push(peek().n); pos++; }
      if (!vs.length) fail('λ のあとに変数の名前（小文字）が要る');
      if (!peek() || peek().k !== '.') fail('λx のあとに「.」が要る');
      pos++; r = pTerm();
      for (let k = vs.length - 1; k >= 0; k--) r = lamL(vs[k], r);
    } else {
      r = null;
      while (peek() && peek().k !== ')' && peek().k !== '.') {
        let a = peek().k === 'lam' ? pTerm() : pAtom();
        r = r ? lamA(r, a) : a;
      }
      if (!r) fail(peek() ? '「' + peek().k + '」の前に式がない' : '式が途中で終わっている');
      if (peek() && peek().k === '.') fail('「.」は λx のあとだけ');
    }
    depth--; return r;
  };
  const pAtom = () => {
    let t = peek(); pos++;
    if (t.k === 'var') return lamV(t.n);
    if (t.k === 'num') { let v = Number(t.n); if (!(v <= LAM_MAX_NUM)) { pos--; fail('数が大きすぎる（' + LAM_MAX_NUM + ' まで）'); } return churchNum(v); }
    if (t.k === 'def') {
      let d = LAM_DEFS[t.n];
      if (!d) { pos--; fail('「' + t.n + '」という名前はない'); }
      if ((guard || 0) > 6) { pos--; fail('名前の中の名前が深すぎる'); }
      let o = lamParse(d, (guard || 0) + 1);
      if (o.error) { pos--; fail(t.n + ' の定義がまちがい：' + o.error); }
      return o.m;
    }
    if (t.k === '(') { let m = pTerm(); if (!peek() || peek().k !== ')') fail('「)」が足りない'); pos++; return m; }
    pos--; fail('ここに式が要る');
  };
  try {
    let m = pTerm();
    if (pos < toks.length) return { error: toks[pos].k === ')' ? '余分な「)」' : '読めない所がある', at: toks[pos].at };
    if (lamSize(m) > LAM_MAX_SIZE) return { error: '大きすぎる（' + LAM_MAX_SIZE + ' 記号まで）', at: 0 };
    return { m };
  } catch (e) { return { error: e && e.msg ? e.msg : '読めない式', at: e && e.at !== undefined ? e.at : 0 }; }
}
function lamStr(m, hi, out) {           // 文字列に。hi（簡約する場所）の部分を [文字列, true] で返す
  let top = !out; out = out || [];
  const put = (s) => out.push([s, false]);
  const go = (m, inHi) => {
    let h = inHi || m === hi, mark = (s) => out.push([s, h]);
    if (m.t === 'v') mark(m.n);
    else if (m.t === 'l') { mark('λ' + m.v + '.'); go(m.b, h); }
    else {
      let pf = m.f.t === 'l', px = m.x.t !== 'v';
      if (pf) mark('('); go(m.f, h); if (pf) mark(')');
      mark(' ');
      if (px) mark('('); go(m.x, h); if (px) mark(')');
    }
  };
  go(m, false);
  if (!top) return out;
  let merged = [];                      // 同じ色の部分をつなげる
  for (let [s, h] of out) { if (merged.length && merged[merged.length - 1][1] === h) merged[merged.length - 1][0] += s; else merged.push([s, h]); }
  return hi === undefined ? merged.map((x) => x[0]).join('') : merged;
}
function lamFree(m, out) {              // 自由変数
  out = out || new Set();
  if (m.t === 'v') out.add(m.n);
  else if (m.t === 'l') { let inner = lamFree(m.b); inner.delete(m.v); inner.forEach((v) => out.add(v)); }
  else { lamFree(m.f, out); lamFree(m.x, out); }
  return out;
}
function lamAllNames(m, out) { out = out || new Set(); if (m.t === 'v') out.add(m.n); else if (m.t === 'l') { out.add(m.v); lamAllNames(m.b, out); } else { lamAllNames(m.f, out); lamAllNames(m.x, out); } return out; }
function freshName(v, avoid) { let w = v; while (avoid.has(w)) w += "'"; return w; }
function lamSubst(m, x, s, fvS) {       // m[x := s]（変数の捕獲をさける：ぶつかる束縛変数は名前を変える）
  fvS = fvS || lamFree(s);
  if (m.t === 'v') return m.n === x ? s : m;
  if (m.t === 'a') return lamA(lamSubst(m.f, x, s, fvS), lamSubst(m.x, x, s, fvS));
  if (m.v === x) return m;
  if (!fvS.has(m.v)) return lamL(m.v, lamSubst(m.b, x, s, fvS));
  let avoid = new Set([...fvS, ...lamAllNames(m.b), x]), w = freshName(m.v, avoid);
  return lamL(w, lamSubst(lamSubst(m.b, m.v, lamV(w)), x, s, fvS));
}
function lamRedex(m, order) {           // 次に簡約する (λx.M) N の場所。order = 'normal'（外側・左から）/ 'applicative'（内側・左から）
  if (m.t === 'v') return null;
  if (m.t === 'l') return lamRedex(m.b, order);
  if (order === 'normal' && m.f.t === 'l') return m;
  let r = lamRedex(m.f, order) || lamRedex(m.x, order);
  if (r) return r;
  return m.f.t === 'l' ? m : null;
}
function lamReplace(m, target, rep) {   // target（同じもの）を rep に置きかえた新しい木
  if (m === target) return rep;
  if (m.t === 'v') return m;
  if (m.t === 'l') { let b = lamReplace(m.b, target, rep); return b === m.b ? m : lamL(m.v, b); }
  let f = lamReplace(m.f, target, rep); if (f !== m.f) return lamA(f, m.x);
  let x = lamReplace(m.x, target, rep); return x === m.x ? m : lamA(m.f, x);
}
function lamStep(m, order) {            // β 簡約 1 歩：返り値 {m, redex} / null（正規形）
  let r = lamRedex(m, order || 'normal');
  if (!r) return null;
  return { m: lamReplace(m, r, lamSubst(r.f.b, r.f.v, r.x)), redex: r };
}
function lamNormalize(m, maxSteps, order) {   // 返り値 {m, steps, status: 'normal' | 'steps' | 'size'}
  let n = 0;
  while (n < maxSteps) {
    let s = lamStep(m, order);
    if (!s) return { m, steps: n, status: 'normal' };
    m = s.m; n++;
    if (lamSize(m) > LAM_MAX_SIZE) return { m, steps: n, status: 'size' };
  }
  return { m, steps: n, status: lamRedex(m, order) ? 'steps' : 'normal' };
}
function lamDB(m, ctx) {                // ド・ブラウン記法の文字列（名前によらない形 → α 同値の判定に）
  ctx = ctx || [];
  if (m.t === 'v') { let i = ctx.lastIndexOf(m.n); return i < 0 ? m.n : '#' + (ctx.length - 1 - i); }
  if (m.t === 'l') return 'λ' + lamDB(m.b, ctx.concat([m.v]));
  return '(' + lamDB(m.f, ctx) + ' ' + lamDB(m.x, ctx) + ')';
}
function lamAlphaEq(a, b) { return lamDB(a) === lamDB(b); }
function churchToInt(m) {               // λf.λx.f (f … x) なら数、ちがえば null
  if (m.t !== 'l' || m.b.t !== 'l' || m.v === m.b.v) return null;
  let f = m.v, x = m.b.v, b = m.b.b, n = 0;
  while (b.t === 'a' && b.f.t === 'v' && b.f.n === f) { b = b.x; n++; }
  return b.t === 'v' && b.n === x ? n : null;
}
function lamMeaning(m) {                // 結果の読み方：数・真偽
  let n = churchToInt(m), t = lamParse(LAM_DEFS.TRUE).m, f = lamParse(LAM_DEFS.FALSE).m;
  if (lamAlphaEq(m, t)) return 'TRUE';
  if (lamAlphaEq(m, f)) return 'FALSE（= 0 と同じ形）';
  return n === null ? null : 'チャーチ数 ' + n;
}
// ---- 自己テストの道具
let selfTestResults = [];
function check(name, cond) { selfTestResults.push({ name, ok: !!cond }); }
function reportSelfTest() { for (let r of selfTestResults) (r.ok ? console.log : console.error)((r.ok ? '✓ ' : '✗ ') + r.name); }
function selfTestLine() { let n = selfTestResults.filter((r) => r.ok).length; return '自己テスト ' + (n === selfTestResults.length ? '✓ ' : '✗ ') + n + ' / ' + selfTestResults.length; }
function drawSelfTest(x, y) { noStroke(); fill(...(selfTestResults.every((r) => r.ok) ? GRN : PINK)); textSize(14); textAlign(LEFT, BASELINE); text(selfTestLine(), x, y); }
